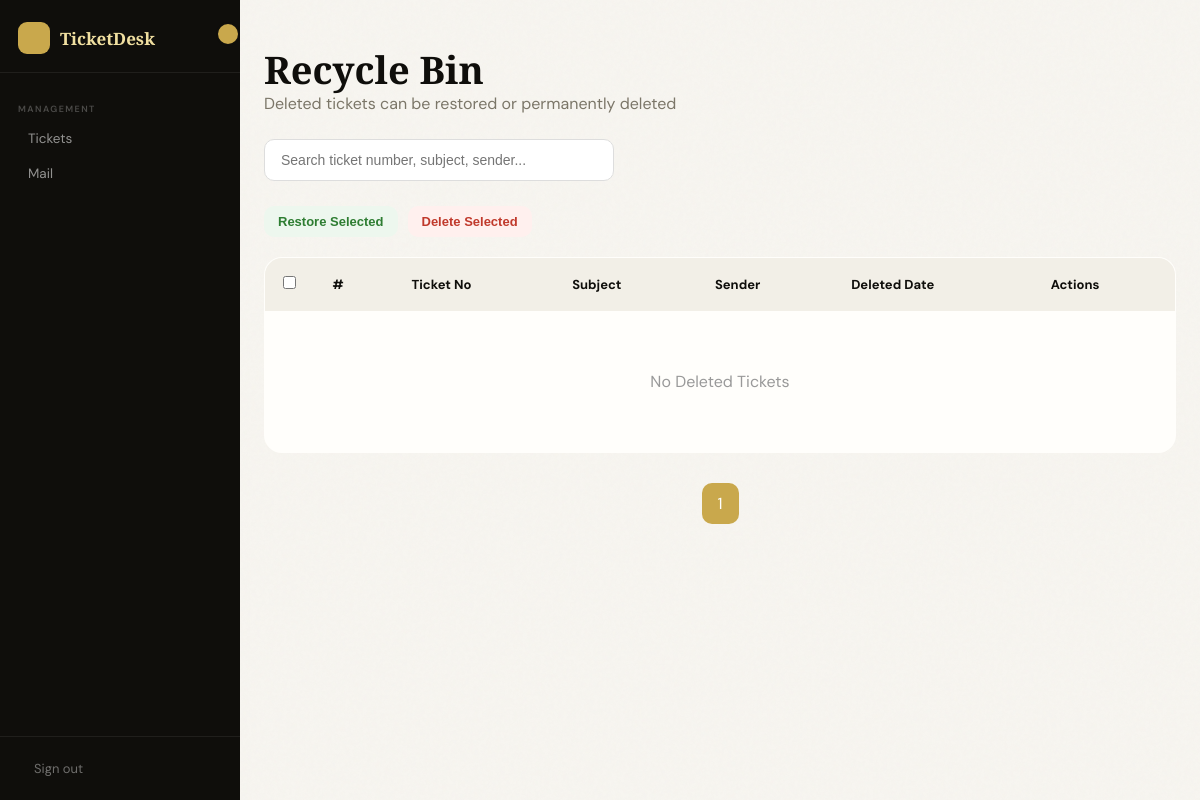
The page /recycle-bin/ on the database as committed earlier.
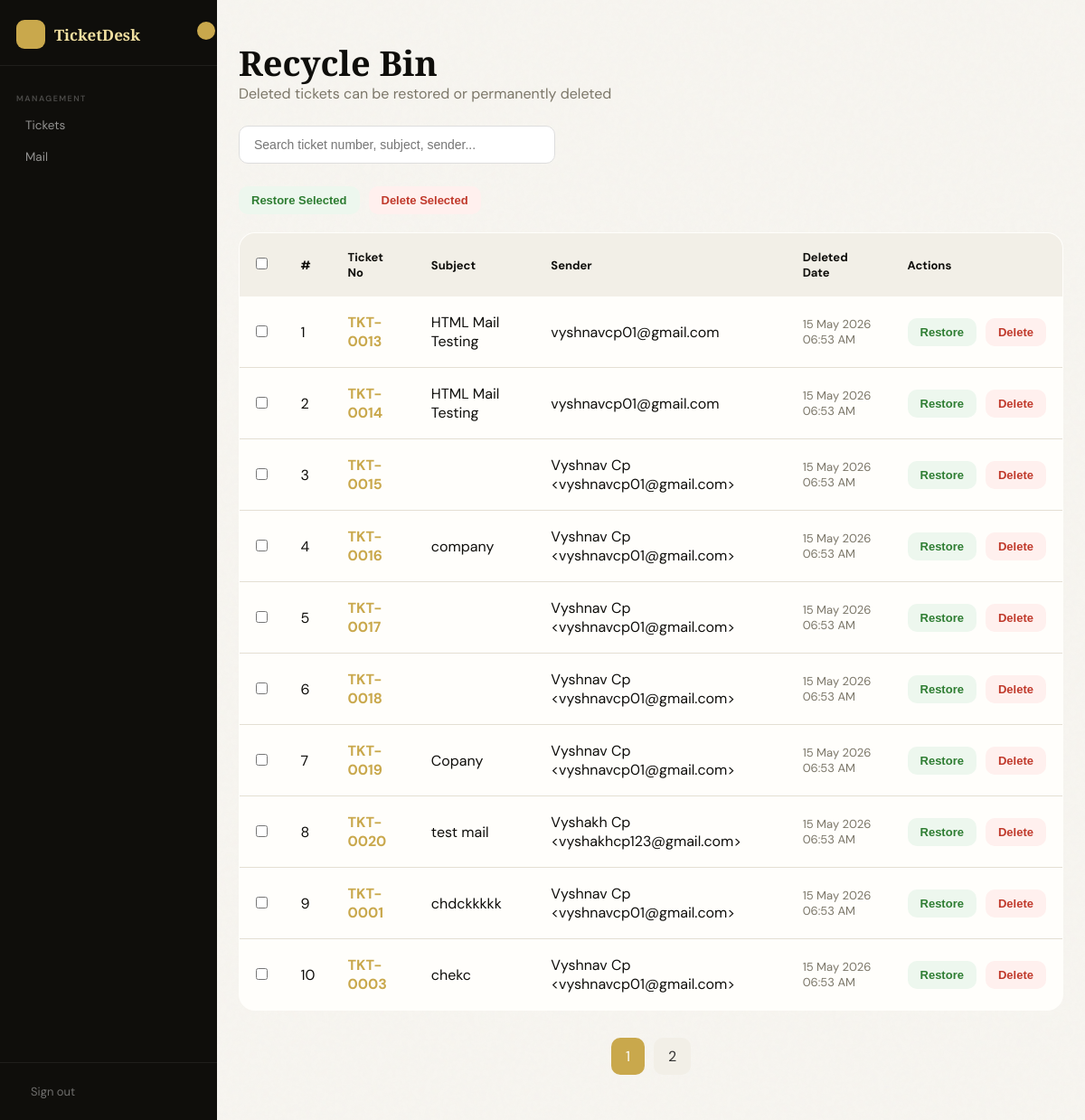
The same page on the database as committed later.
### myapp/models.py (models this page shows, shortened)
class Ticket(models.Model):
    STATUS_CHOICES = [
        ("unassigned", "Unassigned"),
        ("assigned",   "Assigned"),
        ("closed",     "Closed"),
    ]
    ticket_number = models.CharField(max_length=20, unique=True, editable=False)
    mail_id  = models.CharField(max_length=50, unique=True)
    subject = models.TextField(blank=True)
    sender = models.CharField(max_length=255, blank=True)
    date  = models.CharField(max_length=100, blank=True)
    body  = models.TextField(blank=True)
    cc    = models.TextField(blank=True, default="")
    bcc   = models.TextField(blank=True, default="")
    is_deleted= models.BooleanField(default=False)
    deleted_at = models.DateTimeField(null=True, blank=True)
    assigned_to = models.ForeignKey(Staff, null=True, blank=True, on_delete=models.SET_NULL, related_name="tickets")
    created_by  = models.ForeignKey(Staff, null=True, blank=True, on_delete=models.SET_NULL, related_name="created_tickets")
    status      = models.CharField(max_length=20, choices=STATUS_CHOICES, default="unassigned")
    created_at  = models.DateTimeField(auto_now_add=True)
    class Meta:
        ordering = ["-created_at"]

### myapp/views.py (the view, shortened to what this page needs)
# urls.py: path("recycle-bin/",views.recycle_bin, name="recycle_bin"),
def recycle_bin(request):
    search = request.GET.get("search", "")
    tickets = Ticket.objects.filter(
        is_deleted=True
    ).order_by("-deleted_at")
    if search:
        tickets = tickets.filter(
            Q(ticket_number__icontains=search) |
            Q(subject__icontains=search) |
            Q(sender__icontains=search)
        )
    paginator = Paginator(tickets, 10)
    page_number = request.GET.get("page")
    page_obj = paginator.get_page(page_number)
    return render(request, "recycle_bin.html", {
        "page_obj": page_obj
    })

### templates/recycle_bin.html (shortened to what this page needs)
{% extends "main.html" %}
{% load static %}
{% block content %}
<div class="shell">
    <h1 class="title">Recycle Bin</h1>
    <div class="sub">
        Deleted tickets can be restored or permanently deleted
    </div>
    <div class="search-box">
        <input
            type="text"
            id="searchInput"
            placeholder="Search ticket number, subject, sender..."
        >
    </div>
    <div class="bulk-actions">
        <button
            class="btn btn-restore"
            onclick="confirmBulkRestore()"
        >
            Restore Selected
        </button>
        <button
            class="btn btn-delete"
            onclick="confirmBulkDelete()"
        >
            Delete Selected
        </button>
    </div>
    <table>
        <thead>
            <tr>
                <th class="check-col">
                    <input type="checkbox" id="select-all">
                </th>
                <th>#</th>
                <th>Ticket No</th>
                <th>Subject</th>
                <th>Sender</th>
                <th>Deleted Date</th>
                <th>Actions</th>
            </tr>
        </thead>
        <tbody id="ticket-body">
            {% for ticket in page_obj %}
            <tr id="row-{{ ticket.id }}">
                <td class="check-col">
                    <input
                        type="checkbox"
                        class="ticket-check"
                        value="{{ ticket.id }}"
                    >
                </td>
                <td>
                    {{ page_obj.start_index|add:forloop.counter0 }}
                </td>
                <td class="ticket-no">
                    {{ ticket.ticket_number }}
                </td>
                <td>
                    {{ ticket.subject }}
                </td>
                <td>
                    {{ ticket.sender }}
                </td>
                <td class="date">
                    {{ ticket.deleted_at|date:"d M Y h:i A" }}
                </td>
                <td>
                    <div class="actions">
                        <button
                            class="btn btn-restore"
                            onclick="confirmRestore({{ ticket.id }}, '{{ ticket.ticket_number }}')"
                        >
                            Restore
                        </button>
                        <button
                            class="btn btn-delete"
                            onclick="confirmDelete({{ ticket.id }}, '{{ ticket.ticket_number }}')"
                        >
                            Delete
                        </button>
                    </div>
                </td>
            </tr>
            {% empty %}
            <tr>
                <td colspan="7" class="empty">
                    No Deleted Tickets
                </td>
            </tr>
            {% endfor %}
        </tbody>
    </table>
    <div class="pagination" id="pagination">
        {% for num in page_obj.paginator.page_range %}
            {% if page_obj.number == num %}
                <a class="active">
                    {{ num }}
                </a>
            {% else %}
                <a onclick="loadRecycleBin({{ num }})">
                    {{ num }}
                </a>
            {% endif %}
        {% endfor %}
    </div>
</div>
{% endblock %}

Rows that differ between the two databases and show on the page:
now on this page (row edited): Ticket: start_index|add "1", ticket_number "TKT-0013", subject "HTML Mail Testing", sender "vyshnavcp01@gmail.com", deleted_at "15 May 2026 06:53 AM"
now on this page (row edited): Ticket: start_index|add "2", ticket_number "TKT-0014", subject "HTML Mail Testing", sender "vyshnavcp01@gmail.com", deleted_at "15 May 2026 06:53 AM"
now on this page (row edited): Ticket: start_index|add "3", ticket_number "TKT-0015", sender "Vyshnav Cp <vyshnavcp01@gmail.com>", deleted_at "15 May 2026 06:53 AM"
now on this page (row edited): Ticket: start_index|add "4", ticket_number "TKT-0016", subject "company", sender "Vyshnav Cp <vyshnavcp01@gmail.com>", deleted_at "15 May 2026 06:53 AM"
now on this page (row edited): Ticket: start_index|add "5", ticket_number "TKT-0017", sender "Vyshnav Cp <vyshnavcp01@gmail.com>", deleted_at "15 May 2026 06:53 AM"
now on this page (row edited): Ticket: start_index|add "6", ticket_number "TKT-0018", sender "Vyshnav Cp <vyshnavcp01@gmail.com>", deleted_at "15 May 2026 06:53 AM"
now on this page (row edited): Ticket: start_index|add "7", ticket_number "TKT-0019", subject "Copany", sender "Vyshnav Cp <vyshnavcp01@gmail.com>", deleted_at "15 May 2026 06:53 AM"
now on this page (row edited): Ticket: start_index|add "8", ticket_number "TKT-0020", subject "test mail", sender "Vyshakh Cp <vyshakhcp123@gmail.com>", deleted_at "15 May 2026 06:53 AM"
now on this page (row edited): Ticket: start_index|add "9", ticket_number "TKT-0001", subject "chdckkkkk", sender "Vyshnav Cp <vyshnavcp01@gmail.com>", deleted_at "15 May 2026 06:53 AM"
now on this page (row edited): Ticket: start_index|add "10", ticket_number "TKT-0003", subject "chekc", sender "Vyshnav Cp <vyshnavcp01@gmail.com>", deleted_at "15 May 2026 06:53 AM"
Other text that changed with them:
new list line: "2"
text no longer shown: "No Deleted Tickets"
